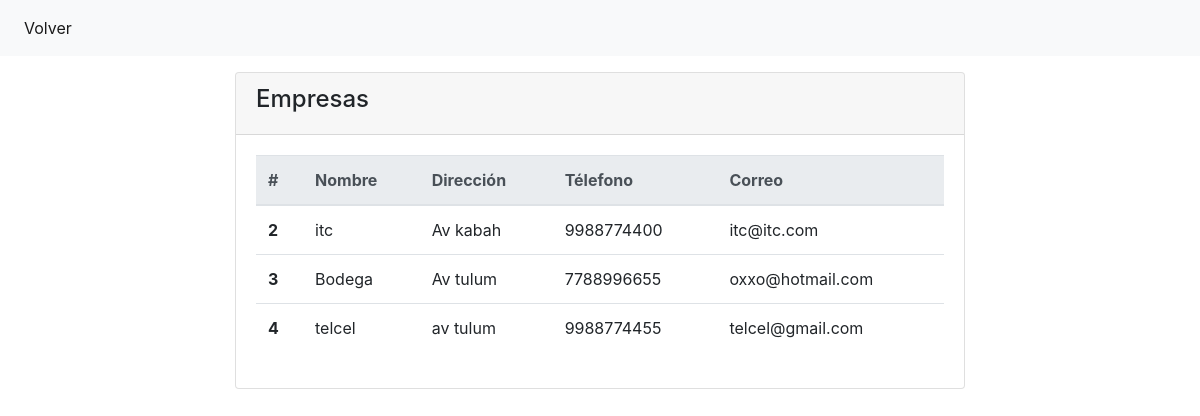
The page /empresas/empresas.php on the database its author committed.
### tables this page shows
CREATE TABLE `empresas` (
  `id_empresa` int(20) NOT NULL,
  `nombre` varchar(45) NOT NULL,
  `direccion` varchar(45) NOT NULL,
  `telefono` bigint(20) NOT NULL,
  `correo` varchar(45) NOT NULL
);

### public/empresas/empresas.php (the view, shortened to what this page needs)
<?php include '../../src/partials/head.php' ?>
<?php include '../../src/components/navbar.php' ?>
<?php
    $query = 'SELECT * FROM empresas';
    try {
        $db = new db();
        $db = $db->connect();
        $ejecutar = $db->query($query);
        $result = $ejecutar->fetchAll();
    } catch(PDOException $e) {
        echo $e->getMessage();
    }
?>
<div class="container mt-3">
    <div class="row">
        <div class="col col-xs-12 col-md-8 offset-md-2">
            <div class="card">
                <div class="card-header">
                    <h4 class="display-5">
                        Empresas
                    </h4>
                </div>
                <div class="card-body">
                    <table class="table">
                        <thead class="thead-light">
                            <tr>
                                <th scope="col">#</th>
                                <th scope="col">Nombre</th>
                                <th scope="col">Dirección</th>
                                <th scope="col">Télefono</th>
                                <th scope="col">Correo</th>
                            </tr>
                        </thead>
                        <tbody>
                            <?php if($result): ?>
                            <?php foreach($result as $data): ?>
                            <tr>
                                <th scope="row"><?php echo $data['id_empresa'] ?></th>
                                <td><?php echo $data['nombre'] ?></td>
                                <td><?php echo $data['direccion'] ?></td>
                                <td><?php echo $data['telefono'] ?></td>
                                <td><?php echo $data['correo'] ?></td>
                            </tr>
                            <?php endforeach ?>
                            <?php endif ?>
                        </tbody>
                    </table>
                </div>
            </div>
        </div>
    </div>
</div>
</body>
</html>

### rows shown on the page
empresas: id_empresa "2", nombre "itc", direccion "Av kabah", telefono "9988774400", correo "itc@itc.com"
empresas: id_empresa "3", nombre "Bodega", direccion "Av tulum", telefono "7788996655", correo "oxxo@hotmail.com"
empresas: id_empresa "4", nombre "telcel", direccion "av tulum", telefono "9988774455", correo "telcel@gmail.com"
